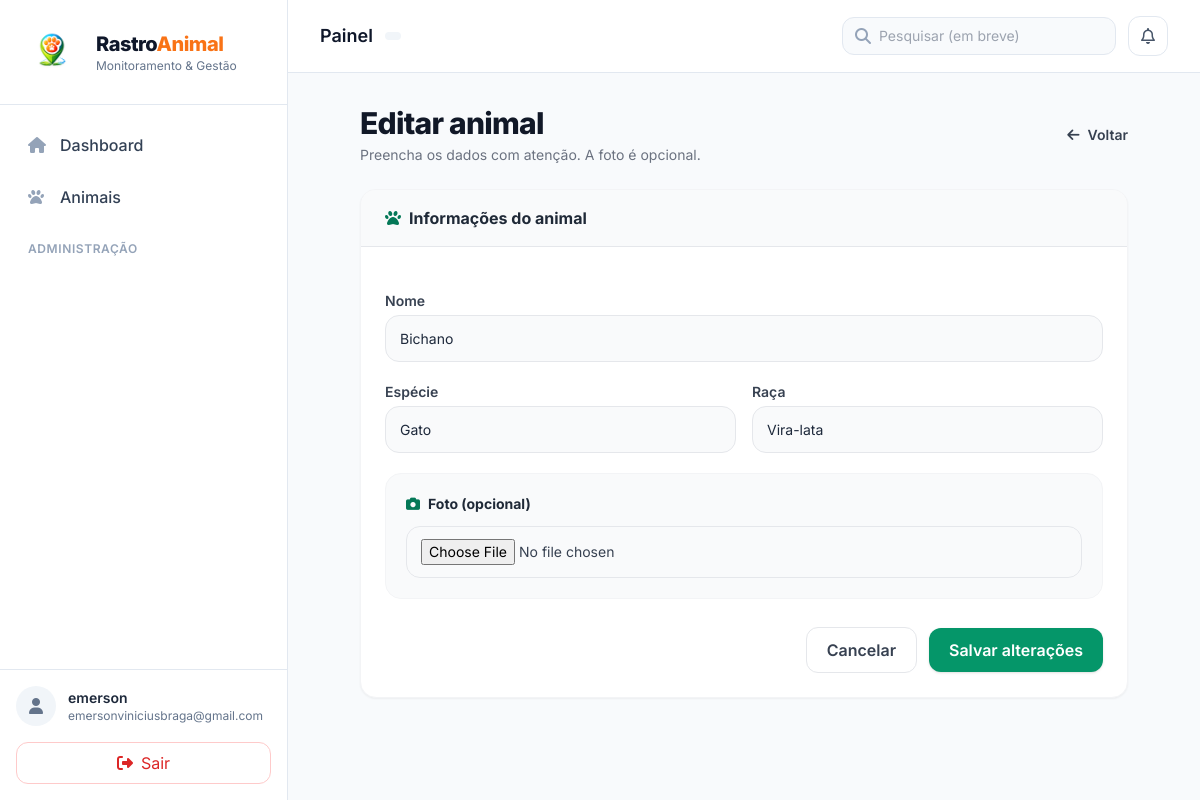
The page /animals/1/editar/ (signed in) on the database its author committed.
### animals/models.py (models this page shows, shortened)
class Animal(models.Model):
    nome = models.CharField(max_length=100)
    especie = models.CharField(max_length=50)
    raca = models.CharField(max_length=50)
    responsavel = models.ForeignKey(
        User,
        on_delete=models.CASCADE,
        related_name="animais"
    )
    foto = models.ImageField(
        upload_to='animais/',
        blank=True,
        null=True
    )
    qr_code = models.ImageField(
        upload_to='qrcodes/',
        blank=True,
        null=True
    )

### animals/views.py (the view)
# urls.py: path("animals/<int:id>/editar/", views.animal_update, name="animal_update"),
@login_required
def animal_update(request, id):
    perfil = get_perfil(request.user)
    animal = get_object_or_404(Animal, id=id)
    if perfil.tipo != "ADMIN" and animal.responsavel != request.user:
        messages.error(request, "Você não tem permissão para editar este animal.")
        return redirect("animal_list")
    if request.method == "POST":
        form = AnimalForm(request.POST, request.FILES, instance=animal)
        if form.is_valid():
            form.save()
            messages.success(request, "Animal atualizado com sucesso!")
            return redirect("animal_detail", id=animal.id)
    else:
        form = AnimalForm(instance=animal)  # <- aqui vem os dados no formulário
    return render(request, "animals/forms.html", {
        "form": form,
        "titulo": "Editar animal",
        "botao": "Salvar alterações",
        "animal": animal,
    })

### animals/forms.py
class AnimalForm(forms.ModelForm):
    class Meta:
        model = Animal
        fields = ["nome", "especie", "raca", "foto"]
    def __init__(self, *args, **kwargs):
        super().__init__(*args, **kwargs)
        base = "w-full rounded-lg border border-gray-300 px-3 py-2 focus:outline-none focus:ring-2 focus:ring-emerald-500"
        self.fields["nome"].widget.attrs.update({"class": base, "placeholder": "Ex: Bob"})
        self.fields["especie"].widget.attrs.update({"class": base, "placeholder": "Ex: Cachorro"})
        self.fields["raca"].widget.attrs.update({"class": base, "placeholder": "Ex: SRD"})
        self.fields["foto"].widget.attrs.update({"class": base})

### animals/views.py (called while the page is built)
def get_perfil(user):
    perfil, _ = Perfil.objects.get_or_create(user=user, defaults={"tipo": "COMUM"})
    return perfil

### animals/templates/animals/forms.html (shortened to what this page needs)
{% extends "base.html" %}
{% block content %}
<div class="max-w-3xl mx-auto">
  <div class="flex flex-col md:flex-row md:items-center md:justify-between gap-3 mb-6">
    <div>
      <h1 class="text-3xl font-extrabold tracking-tight text-gray-900">{{ titulo }}</h1>
      <p class="text-sm text-gray-500 mt-1">Preencha os dados com atenção. A foto é opcional.</p>
    </div>
    <a href="{% url 'animal_list' %}"
       class="inline-flex items-center gap-2 text-sm font-semibold text-gray-700 hover:text-gray-900">
      <i class="fa-solid fa-arrow-left"></i> Voltar
    </a>
  </div>
  <div class="bg-white rounded-2xl border border-gray-100 shadow-sm overflow-hidden">
    <div class="px-6 py-4 border-b bg-gray-50">
      <div class="flex items-center gap-2 font-bold text-gray-800">
        <i class="fa-solid fa-paw text-emerald-700"></i>
        Informações do animal
      </div>
    </div>
    <form method="post" enctype="multipart/form-data" class="p-6 space-y-5">
      <div>
        <label class="block text-sm font-semibold text-gray-700 mb-1">Nome</label>
        {{ form.nome }}
      </div>
      <div class="grid grid-cols-1 md:grid-cols-2 gap-4">
        <div>
          <label class="block text-sm font-semibold text-gray-700 mb-1">Espécie</label>
          {{ form.especie }}
        </div>
        <div>
          <label class="block text-sm font-semibold text-gray-700 mb-1">Raça</label>
          {{ form.raca }}
        </div>
      </div>
      <div class="bg-gray-50 border border-gray-100 rounded-2xl p-5">
        <div class="flex items-center gap-2 text-sm font-bold text-gray-800 mb-3">
          <i class="fa-solid fa-camera text-emerald-700"></i>
          Foto (opcional)
        </div>
        <input type="file" name="foto" class="block w-full text-sm text-gray-700" />
      </div>
      <div class="flex items-center justify-end gap-3 pt-2">
        <a href="{% url 'animal_list' %}"
           class="px-5 py-2.5 rounded-xl border border-gray-200 text-gray-700 hover:bg-gray-50 font-semibold transition">
          Cancelar
        </a>
        <button class="px-5 py-2.5 rounded-xl bg-emerald-600 text-white hover:bg-emerald-700 font-semibold shadow transition">
          {{ botao }}
        </button>
      </div>
    </form>
  </div>
</div>
{% endblock %}

### animals/templates/components/sidebar.html (shortened to what this page needs)
{% load static %}
<aside class="w-72 bg-white border-r border-slate-200 hidden md:flex flex-col">
  <div class="px-6 py-6 border-b border-slate-200">
    <a href="{% url 'dashboard' %}" class="flex items-center gap-4">
      <img src="{% static 'img/logo.png' %}"
           alt="RastroAnimal"
           class="w-14 h-14 object-contain drop-shadow-sm">
      <div class="leading-tight">
        <div class="text-xl font-extrabold tracking-tight text-slate-900">
          Rastro<span class="text-orange-500">Animal</span>
        </div>
        <div class="text-xs text-slate-500">Monitoramento & Gestão</div>
      </div>
    </a>
  </div>
  <nav class="flex-1 px-3 py-4 space-y-1">
    <a href="{% url 'dashboard' %}"
       class="group flex items-center gap-3 px-4 py-3 rounded-xl text-slate-700 hover:bg-slate-100 hover:text-slate-900 transition">
      <i class="fa-solid fa-house text-slate-400 group-hover:text-green-600 w-5"></i>
      <span class="font-medium">Dashboard</span>
    </a>
    <a href="{% url 'animal_list' %}"
       class="group flex items-center gap-3 px-4 py-3 rounded-xl text-slate-700 hover:bg-slate-100 hover:text-slate-900 transition">
      <i class="fa-solid fa-paw text-slate-400 group-hover:text-green-600 w-5"></i>
      <span class="font-medium">Animais</span>
    </a>
    <div class="pt-4">
      <div class="px-4 text-xs font-semibold text-slate-400 uppercase tracking-wider">
        Administração
      </div>
    </div>
  </nav>
  <div class="p-4 border-t border-slate-200 bg-white">
    <div class="flex items-center gap-3">
      <div class="w-10 h-10 rounded-full bg-slate-100 flex items-center justify-center text-slate-500">
        <i class="fa-solid fa-user"></i>
      </div>
      <div class="min-w-0">
        <div class="text-sm font-semibold text-slate-800 truncate">
          {{ request.user.get_full_name|default:request.user.username }}
        </div>
        <div class="text-xs text-slate-500 truncate">{{ request.user.email }}</div>
      </div>
    </div>
    <a href="{% url 'account_logout' %}"
       class="mt-4 inline-flex w-full items-center justify-center gap-2 px-4 py-2 rounded-xl border border-red-200 text-red-600 hover:bg-red-50 transition">
      <i class="fa-solid fa-right-from-bracket"></i>
      Sair
    </a>
  </div>
</aside>

### animals/templates/base.html (style rules this page uses)
* { font-family: Inter, system-ui, -apple-system, Segoe UI, Roboto, sans-serif; }

### animals/templates/animals/forms.html (style rules this page uses)
form input[type="text"], form input[type="file"], form select, form textarea { width: 100%; border: 1px solid #e5e7eb; background: #f9fafb; border-radius: 14px; padding: 12px 14px; outline: none; transition: all .2s ease; font-size: 14px; }

### rows shown on the page
Animal: nome "Bichano", especie "Gato", raca "Vira-lata"

### other values the page prints
{{ request.user.get_full_name|default:request.user.username }} "emerson"
{{ request.user.email }} "emersonviniciusbraga@gmail.com"
{{ titulo }} "Editar animal"
{{ botao }} "Salvar alterações"
